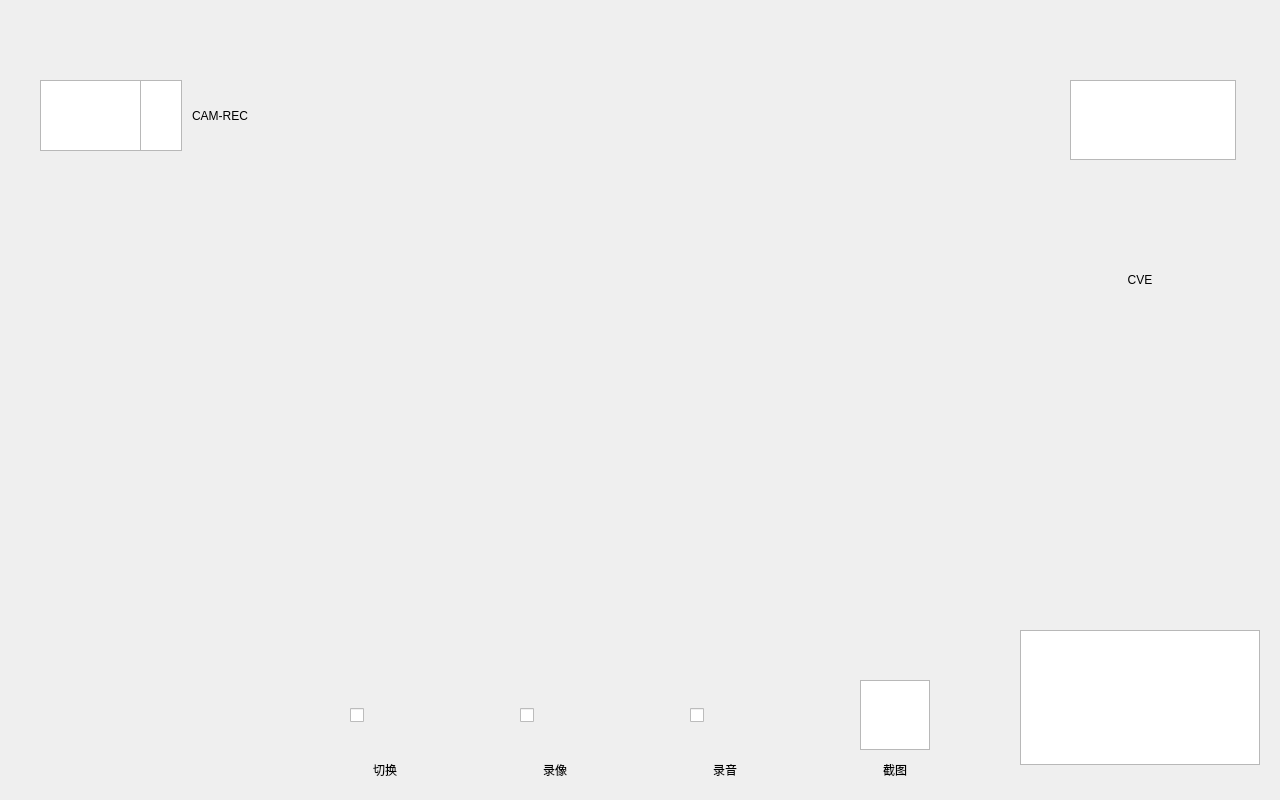
<?xml version="1.0" encoding="UTF-8"?>
<ui version="4.0">
 <class>PreviewWindow</class>
 <widget class="QDialog" name="PreviewWindow">
  <property name="geometry">
   <rect>
    <x>0</x>
    <y>0</y>
    <width>1280</width>
    <height>800</height>
   </rect>
  </property>
  <property name="windowTitle">
   <string>Dialog</string>
  </property>
  <widget class="QCheckBox" name="sw_cam">
   <property name="geometry">
    <rect>
     <x>350</x>
     <y>680</y>
     <width>70</width>
     <height>70</height>
    </rect>
   </property>
  </widget>
  <widget class="QLabel" name="tl_switchcam">
   <property name="geometry">
    <rect>
     <x>350</x>
     <y>750</y>
     <width>70</width>
     <height>40</height>
    </rect>
   </property>
   <property name="text">
    <string>切换</string>
   </property>
   <property name="alignment">
    <set>Qt::AlignCenter</set>
   </property>
  </widget>
  <widget class="QLabel" name="tl_record">
   <property name="geometry">
    <rect>
     <x>520</x>
     <y>750</y>
     <width>70</width>
     <height>40</height>
    </rect>
   </property>
   <property name="text">
    <string>录像</string>
   </property>
   <property name="alignment">
    <set>Qt::AlignCenter</set>
   </property>
  </widget>
  <widget class="QCheckBox" name="sw_record">
   <property name="geometry">
    <rect>
     <x>520</x>
     <y>680</y>
     <width>70</width>
     <height>70</height>
    </rect>
   </property>
  </widget>
  <widget class="QLabel" name="tl_audio">
   <property name="geometry">
    <rect>
     <x>690</x>
     <y>750</y>
     <width>70</width>
     <height>40</height>
    </rect>
   </property>
   <property name="text">
    <string>录音</string>
   </property>
   <property name="alignment">
    <set>Qt::AlignCenter</set>
   </property>
  </widget>
  <widget class="QCheckBox" name="sw_audio">
   <property name="geometry">
    <rect>
     <x>690</x>
     <y>680</y>
     <width>70</width>
     <height>70</height>
    </rect>
   </property>
  </widget>
  <widget class="QLabel" name="tl_shotcut">
   <property name="geometry">
    <rect>
     <x>860</x>
     <y>750</y>
     <width>70</width>
     <height>40</height>
    </rect>
   </property>
   <property name="text">
    <string>截图</string>
   </property>
   <property name="alignment">
    <set>Qt::AlignCenter</set>
   </property>
  </widget>
  <widget class="QGraphicsView" name="gv_shotcut">
   <property name="geometry">
    <rect>
     <x>860</x>
     <y>680</y>
     <width>70</width>
     <height>70</height>
    </rect>
   </property>
  </widget>
  <widget class="QLabel" name="tl_rec">
   <property name="geometry">
    <rect>
     <x>140</x>
     <y>80</y>
     <width>160</width>
     <height>71</height>
    </rect>
   </property>
   <property name="text">
    <string>CAM-REC</string>
   </property>
   <property name="alignment">
    <set>Qt::AlignCenter</set>
   </property>
  </widget>
  <widget class="QGraphicsView" name="gv_rec_hint">
   <property name="geometry">
    <rect>
     <x>140</x>
     <y>80</y>
     <width>42</width>
     <height>71</height>
    </rect>
   </property>
  </widget>
  <widget class="QGraphicsView" name="go_playback">
   <property name="geometry">
    <rect>
     <x>40</x>
     <y>80</y>
     <width>101</width>
     <height>71</height>
    </rect>
   </property>
  </widget>
  <widget class="QGraphicsView" name="gv_snap">
   <property name="geometry">
    <rect>
     <x>1020</x>
     <y>630</y>
     <width>240</width>
     <height>135</height>
    </rect>
   </property>
  </widget>
  <widget class="QGraphicsView" name="gv_shutdown">
   <property name="geometry">
    <rect>
     <x>1070</x>
     <y>80</y>
     <width>166</width>
     <height>80</height>
    </rect>
   </property>
  </widget>
  <widget class="QLabel" name="tl_cve">
   <property name="geometry">
    <rect>
     <x>1020</x>
     <y>180</y>
     <width>240</width>
     <height>200</height>
    </rect>
   </property>
   <property name="text">
    <string>CVE</string>
   </property>
   <property name="alignment">
    <set>Qt::AlignCenter</set>
   </property>
  </widget>
 </widget>
 <resources/>
 <connections/>
</ui>
